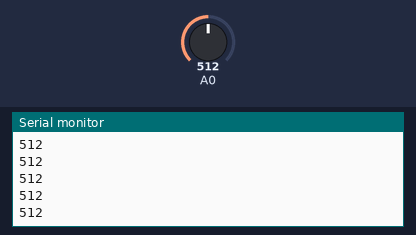
Simulated run of this sketch. Board: Arduino Uno, built with avr-gcc and run on an emulated ATmega328P. Shown: the last lines printed to the serial monitor. The inputs (shaded band) are chosen by the test bench; at power-on: A0 = 512. Storage starts empty.

Above: at 6.2 s.
6.3 s: A0 set to 716
At 6.71 s:
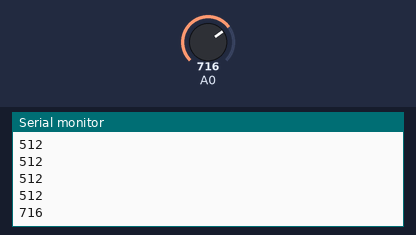
7.8 s: A0 set to 900
At 7.97 s:
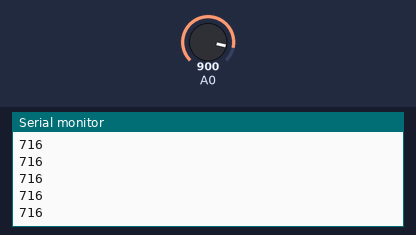
Timing chart, 0 to 10.8 s (numbered marks = the images above; inputs shaded):
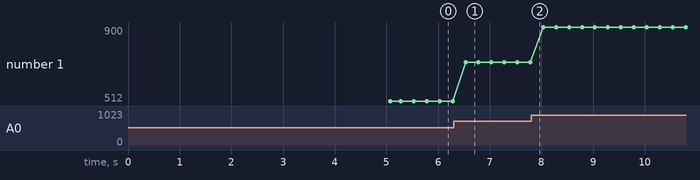

Measured:
- after the input at 6.3 s, the serial monitor: prints a new line after 0.23 s (image 1)
- plotted number 1: 512 → 716 after the input at 6.3 s, 716 → 900 after the input at 7.8 s

The sketch:

part1.ino
```cpp
#include <SPI.h>
#include <SD.h>

const int CHIP_SELECT = 8;
const char FILE_NAME[] = "data26.txt";

File f;
unsigned long t1;

void setup() {
  delay(5000);
  Serial.begin(9600);

  Serial.print("\nInitializing SD card........");

  if (!SD.begin(CHIP_SELECT)) {
    Serial.println("initialization failed. Things to check:");
    Serial.println("* is a card inserted?");
    Serial.println("* is your wiring correct?");
    while (1);
  } else {
    Serial.println("Wiring is correct and a card is present.");
  }

  if (SD.exists(FILE_NAME)) {
    SD.remove(FILE_NAME);
  }

  f = SD.open(FILE_NAME, FILE_WRITE);

  if (!f) {
    Serial.println("Could not open the txt file.");
    while (1);
  }

  t1 = millis();
}

void sense() {
  int sensor_value = analogRead(A0);

  Serial.println(sensor_value);
  f.println(sensor_value);
  delay(250);
}

void loop() {

  while (millis() - t1 < 20000) {
    sense();
  }

  f.close();
}
```

part2.c
```cpp
#include <stdio.h>

int main() {
  FILE* data = fopen("data/DATA26.TXT", "r");

  if (!data) {
    printf("File unable to be read.\n");
    return -1;
  }

  int blocked_count = 0;
  int reading = 0;
  int reading_arr[80];

  int line = 0;
  while(fscanf(data, "%d", &reading) == 1) {
    reading_arr[line] = reading;
    line++;
  }
  fclose(data);

  for (int i = 1; i < line; ++i) {
    if (reading_arr[i-1] - reading_arr[i] > 100) blocked_count++;
  }

  printf("Light reader blocked %d times\n", blocked_count);

  return 0;
}
```
